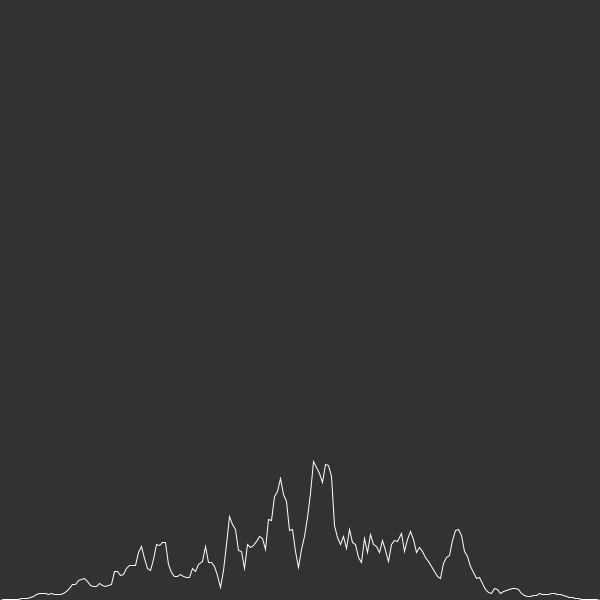
Frame 1 (no input)
Frame 60 (the mouse pressed at the canvas centre just before this capture): identical to frame 1, image omitted
Frame 120 (the mouse held since frame 60 and released just before this capture): identical to frame 1, image omitted

The Processing sketch that drew this single still picture (run headless with seeded random() and noise(); from frame 60 on, the mouse is pressed at the canvas centre):

// Processing sketch: noiseline
// ── noiseline.pde
void setup() {
  size(600, 600);
}


void draw() {
  background(50);
  
  stroke(255);
  noFill();
  randomSeed(24);

  int segments = 200;
  beginShape();
  for (int i = 0; i < segments; i++) {
    float x = map(i, 0, segments - 1, 0, width);
    float p = map(i, 0, segments - 1, 0.0, 1.0);  // 0.0 for left, 1.0 for right...
    
    float y = noise(p * 30.0) * 200.0 + random(-10, 10);   // try changing the factor (30.0) in noise
    //float y = random(0, 200.0);   // alternative: pure randomness
    
    float envelope = cos(p * TWO_PI)* -0.5 + 0.5;  // bell shaped falloff  (0.0 -> 1.0 -> 0.0) 
    //float envelope = p;   // alternative: linear
    
    y = envelope * y;  // apply envelope
    y = height - y;   // from the bottom...
    
    vertex(x, y);
  }

  endShape();
}
